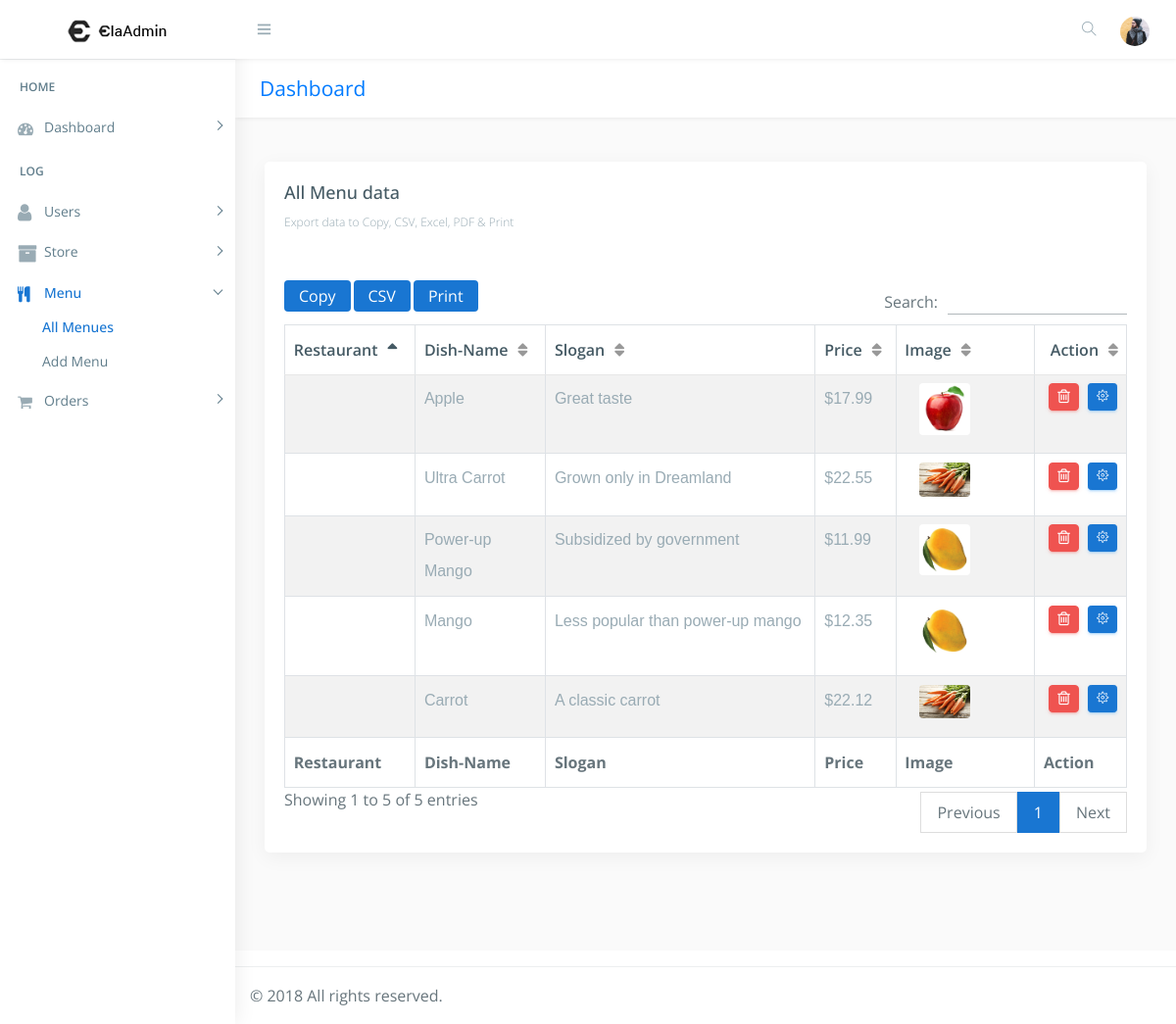
Page /seller/all_menu.php on the committed database.
### tables this page shows
CREATE TABLE `dishes` (
  `d_id` int(222) NOT NULL,
  `rs_id` int(222) NOT NULL,
  `title` varchar(222) NOT NULL,
  `slogan` varchar(222) NOT NULL,
  `price` decimal(10,2) NOT NULL,
  `img` varchar(222) NOT NULL
);

### seller/all_menu.php (the view, shortened to what this page needs)
<!DOCTYPE html>
<html lang="en">
<?php
include("../connection/connect.php");
?>
<head>
    <link href="css/lib/bootstrap/bootstrap.min.css" rel="stylesheet">
    <link href="css/helper.css" rel="stylesheet">
    <link href="css/style.css" rel="stylesheet">
</head>
<body class="fix-header fix-sidebar">
    <div id="main-wrapper">
          <div class="header">
            <nav class="navbar top-navbar navbar-expand-md navbar-light">
                <div class="navbar-header">
                    <a class="navbar-brand" href="index.html">
                        <b><img src="images/logo.png" alt="homepage" class="dark-logo" /></b>
                        <span><img src="images/logo-text.png" alt="homepage" class="dark-logo" /></span>
                    </a>
                </div>
                <div class="navbar-collapse">
                    <ul class="navbar-nav mr-auto mt-md-0">
                        <li class="nav-item m-l-10"> <a class="nav-link sidebartoggler hidden-sm-down text-muted  " href="javascript:void(0)"><i class="ti-menu"></i></a> </li>
                    </ul>
                    <ul class="navbar-nav my-lg-0">
                        <li class="nav-item hidden-sm-down search-box"> <a class="nav-link hidden-sm-down text-muted  " href="javascript:void(0)"><i class="ti-search"></i></a>
                        </li>
                        <li class="nav-item dropdown">
                            <a class="nav-link dropdown-toggle text-muted  " href="#" data-toggle="dropdown" aria-haspopup="true" aria-expanded="false"><img src="images/users/5.jpg" alt="user" class="profile-pic" /></a>
                        </li>
                    </ul>
                </div>
            </nav>
        </div>
        <div class="left-sidebar">
            <div class="scroll-sidebar">
                <nav class="sidebar-nav">
                   <ul id="sidebarnav">
                        <li class="nav-devider"></li>
                        <li class="nav-label">Home</li>
                        <li> <a class="has-arrow  " href="#" aria-expanded="false"><i class="fa fa-tachometer"></i><span class="hide-menu">Dashboard</span></a>
                        </li>
                        <li class="nav-label">Log</li>
                        <li> <a class="has-arrow  " href="#" aria-expanded="false">  <span><i class="fa fa-user f-s-20 "></i></span><span class="hide-menu">Users</span></a>
                        </li>
                        <li> <a class="has-arrow  " href="#" aria-expanded="false"><i class="fa fa-archive f-s-20 color-warning"></i><span class="hide-menu">Store</span></a>
                        </li>
                      <li> <a class="has-arrow  " href="#" aria-expanded="false"><i class="fa fa-cutlery" aria-hidden="true"></i><span class="hide-menu">Menu</span></a>
                            <ul aria-expanded="false" class="collapse">
								<li><a href="all_menu.php">All Menues</a></li>
								<li><a href="add_menu.php">Add Menu</a></li>
                            </ul>
                        </li>
						 <li> <a class="has-arrow  " href="#" aria-expanded="false"><i class="fa fa-shopping-cart" aria-hidden="true"></i><span class="hide-menu">Orders</span></a>
                        </li>
                    </ul>
                </nav>
            </div>
        </div>
        <div class="page-wrapper">
            <div class="row page-titles">
                <div class="col-md-5 align-self-center">
                    <h3 class="text-primary">Dashboard</h3> </div>
            </div>
            <div class="container-fluid">
                <div class="row">
                    <div class="col-12">
						     <div class="card">
                            <div class="card-body">
                                <h4 class="card-title">All Menu data</h4>
                                <h6 class="card-subtitle">Export data to Copy, CSV, Excel, PDF & Print</h6>
                                <div class="table-responsive m-t-40">
                                    <table id="example23" class="display nowrap table table-hover table-striped table-bordered" cellspacing="0" width="100%">
                                        <thead>
                                            <tr>
											 <th>Restaurant</th>
                                                <th>Dish-Name</th>
                                                <th>Slogan</th>
                                                <th>Price</th>
                                                <th>Image</th>
                                               <th>Action</th>
                                            </tr>
                                        </thead>
                                        <tfoot>
                                            <tr>
											 <th>Restaurant</th>
                                                <th>Dish-Name</th>
                                                <th>Slogan</th>
                                                <th>Price</th>
                                                <th>Image</th>
                                               <th>Action</th>
                                            </tr>
                                        </tfoot>
                                        <tbody>
                                               	<?php
												$sql="SELECT * FROM dishes order by d_id desc";
												$query=mysqli_query($db,$sql);
													if(!mysqli_num_rows($query) > 0 )
														{
															echo '<td colspan="11"><center>No Dish-Data!</center></td>';
														}
													else
														{
																	while($rows=mysqli_fetch_array($query))
																		{
																				$mql="select * from restaurant where rs_id='".$rows['rs_id']."'";
																				$newquery=mysqli_query($db,$mql);
																				$fetch=mysqli_fetch_array($newquery);
																					echo '<tr><td>'.$fetch['title'].'</td>
																								<td>'.$rows['title'].'</td>
																								<td>'.$rows['slogan'].'</td>
																								<td>$'.$rows['price'].'</td>
																								<td><div class="col-md-3 col-lg-8 m-b-10">
																								<center><img src="Res_img/dishes/'.$rows['img'].'" class="img-responsive  radius" style="max-height:100px;max-width:150px;" /></center>
																								</div></td>
																									 <td><a href="delete_menu.php?menu_del='.$rows['d_id'].'" class="btn btn-danger btn-flat btn-addon btn-xs m-b-10"><i class="fa fa-trash-o" style="font-size:16px"></i></a>
																									 <a href="update_menu.php?menu_upd='.$rows['d_id'].'" class="btn btn-info btn-flat btn-addon btn-sm m-b-10 m-l-5"><i class="ti-settings"></i></a>
																									</td></tr>';
																		}
														}
											?>
                                        </tbody>
                                    </table>
                                </div>
                            </div>
                        </div>
						 </div>
                            </div>
                        </div>
                    </div>
                </div>
            <footer class="footer"> © 2018 All rights reserved. </footer>
</body>
</html>

### seller/css/helper.css (style rules this page uses)
.f-s-20 { font-size: 20px!important; }
.m-t-40 { margin-top: 40px!important; }
.m-b-10 { margin-bottom: 10px!important; }
.m-l-5 { margin-left: 5px!important; }
.m-l-10 { margin-left: 10px!important; }

### rows in the picture
dishes: title "Apple", slogan "Great taste", price "17.99", img (picture)
dishes: title "Ultra Carrot", slogan "Grown only in Dreamland", price "22.55", img (picture)
dishes: title "Power-up Mango", slogan "Subsidized by government", price "11.99", img (picture)
dishes: title "Mango", slogan "Less popular than power-up mango", price "12.35", img (picture)
dishes: title "Carrot", slogan "A classic carrot", price "22.12", img (picture)
